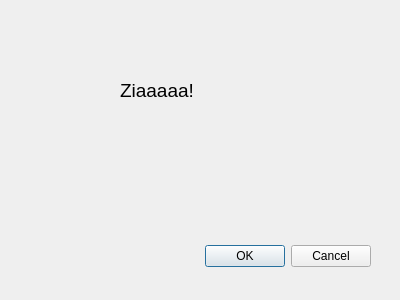
<ui version="4.0" >
 <class>MyPluginDialogBase</class>
 <widget class="QDialog" name="MyPluginDialogBase" >
  <property name="geometry" >
   <rect>
    <x>0</x>
    <y>0</y>
    <width>400</width>
    <height>300</height>
   </rect>
  </property>
  <property name="windowTitle" >
   <string>My Plugin</string>
  </property>
  <widget class="QDialogButtonBox" name="button_box" >
   <property name="geometry" >
    <rect>
     <x>30</x>
     <y>240</y>
     <width>341</width>
     <height>32</height>
    </rect>
   </property>
   <property name="orientation" >
    <enum>Qt::Horizontal</enum>
   </property>
   <property name="standardButtons" >
    <set>QDialogButtonBox::Cancel|QDialogButtonBox::Ok</set>
   </property>
  </widget>
  <widget class="QLabel" name="label">
<property name="geometry">
<rect>
<x>120</x>
<y>80</y>
<width>201</width>
<height>20</height>
</rect>
</property>
<property name="font">
<font>
<pointsize>14</pointsize>
</font>
</property>
<property name="text">
<string>Ziaaaaa!</string>
</property>
</widget>
 </widget>
 <resources/>
 <connections>
  <connection>
   <sender>button_box</sender>
   <signal>accepted()</signal>
   <receiver>MyPluginDialogBase</receiver>
   <slot>accept()</slot>
   <hints>
    <hint type="source_label" >
     <x>248</x>
     <y>254</y>
    </hint>
    <hint type="destination_label" >
     <x>157</x>
     <y>274</y>
    </hint>
   </hints>
  </connection>
  <connection>
   <sender>button_box</sender>
   <signal>rejected()</signal>
   <receiver>MyPluginDialogBase</receiver>
   <slot>reject()</slot>
   <hints>
    <hint type="source_label" >
     <x>316</x>
     <y>260</y>
    </hint>
    <hint type="destination_label" >
     <x>286</x>
     <y>274</y>
    </hint>
   </hints>
  </connection>
 </connections>
</ui>
